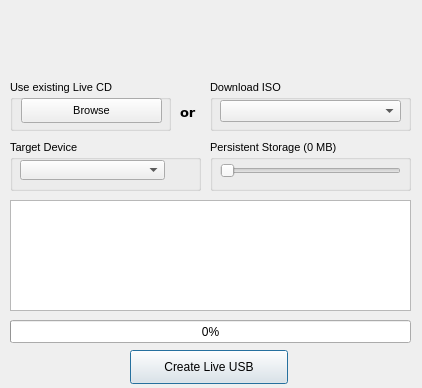
<?xml version="1.0" encoding="UTF-8"?>
<ui version="4.0">
 <class>Dialog</class>
 <widget class="QDialog" name="Dialog">
  <property name="geometry">
   <rect>
    <x>0</x>
    <y>0</y>
    <width>422</width>
    <height>388</height>
   </rect>
  </property>
  <property name="sizePolicy">
   <sizepolicy hsizetype="Fixed" vsizetype="Fixed">
    <horstretch>0</horstretch>
    <verstretch>0</verstretch>
   </sizepolicy>
  </property>
  <property name="windowTitle">
   <string>USB-Maker</string>
  </property>
  <widget class="QPushButton" name="startButton">
   <property name="enabled">
    <bool>true</bool>
   </property>
   <property name="geometry">
    <rect>
     <x>130</x>
     <y>350</y>
     <width>158</width>
     <height>34</height>
    </rect>
   </property>
   <property name="whatsThis">
    <string>This button will begin the LiveUSB creation process.  This entails optionally downloading a release (if an existing one wasn't selected),  extracting the ISO to the USB device, creating the persistent overlay, and installing the bootloader.</string>
   </property>
   <property name="text">
    <string>Create Live USB</string>
   </property>
  </widget>
  <widget class="QTextEdit" name="textEdit">
   <property name="geometry">
    <rect>
     <x>10</x>
     <y>200</y>
     <width>401</width>
     <height>111</height>
    </rect>
   </property>
   <property name="font">
    <font>
     <pointsize>8</pointsize>
    </font>
   </property>
   <property name="whatsThis">
    <string>This is the status console, where all messages get written to.</string>
   </property>
   <property name="readOnly">
    <bool>true</bool>
   </property>
  </widget>
  <widget class="QProgressBar" name="progressBar">
   <property name="geometry">
    <rect>
     <x>10</x>
     <y>320</y>
     <width>401</width>
     <height>23</height>
    </rect>
   </property>
   <property name="whatsThis">
    <string>This is the progress bar that will indicate how far along in the LiveUSB creation process you are</string>
   </property>
   <property name="value">
    <number>0</number>
   </property>
  </widget>
  <widget class="QGroupBox" name="downloadGroup">
   <property name="geometry">
    <rect>
     <x>210</x>
     <y>80</y>
     <width>201</width>
     <height>51</height>
    </rect>
   </property>
   <property name="font">
    <font>
     <pointsize>8</pointsize>
    </font>
   </property>
   <property name="whatsThis">
    <string>If you do not select an existing Live CD, the selected release will be downloaded for you.</string>
   </property>
   <property name="title">
    <string>Download ISO</string>
   </property>
   <widget class="QComboBox" name="downloadCombo">
    <property name="geometry">
     <rect>
      <x>10</x>
      <y>20</y>
      <width>181</width>
      <height>22</height>
     </rect>
    </property>
   </widget>
  </widget>
  <widget class="QLabel" name="label_2">
   <property name="geometry">
    <rect>
     <x>180</x>
     <y>100</y>
     <width>23</width>
     <height>24</height>
    </rect>
   </property>
   <property name="font">
    <font>
     <family>Verdana</family>
     <pointsize>10</pointsize>
     <weight>75</weight>
     <bold>true</bold>
    </font>
   </property>
   <property name="text">
    <string>or</string>
   </property>
  </widget>
  <widget class="QGroupBox" name="groupBox">
   <property name="geometry">
    <rect>
     <x>10</x>
     <y>80</y>
     <width>161</width>
     <height>51</height>
    </rect>
   </property>
   <property name="font">
    <font>
     <pointsize>8</pointsize>
    </font>
   </property>
   <property name="whatsThis">
    <string>This button allows you to browse for an existing Live CD ISO that you have previously downloaded.  If you do not select one, a release will be downloaded for you automatically.</string>
   </property>
   <property name="title">
    <string>Use existing Live CD</string>
   </property>
   <widget class="QPushButton" name="isoBttn">
    <property name="geometry">
     <rect>
      <x>11</x>
      <y>18</y>
      <width>141</width>
      <height>25</height>
     </rect>
    </property>
    <property name="text">
     <string>Browse</string>
    </property>
    <property name="shortcut">
     <string>Alt+B</string>
    </property>
   </widget>
  </widget>
  <widget class="QGroupBox" name="groupBox_2">
   <property name="geometry">
    <rect>
     <x>10</x>
     <y>140</y>
     <width>191</width>
     <height>51</height>
    </rect>
   </property>
   <property name="font">
    <font>
     <pointsize>8</pointsize>
    </font>
   </property>
   <property name="whatsThis">
    <string>This is the USB stick that you want to install your Live CD on.  This device must be formatted with the FAT filesystem.</string>
   </property>
   <property name="title">
    <string>Target Device</string>
   </property>
   <widget class="QComboBox" name="driveBox">
    <property name="geometry">
     <rect>
      <x>10</x>
      <y>20</y>
      <width>145</width>
      <height>20</height>
     </rect>
    </property>
    <property name="editable">
     <bool>false</bool>
    </property>
    <property name="insertPolicy">
     <enum>QComboBox::InsertAtTop</enum>
    </property>
    <property name="duplicatesEnabled">
     <bool>false</bool>
    </property>
   </widget>
   <widget class="QPushButton" name="refreshDevicesButton">
    <property name="geometry">
     <rect>
      <x>156</x>
      <y>16</y>
      <width>30</width>
      <height>26</height>
     </rect>
    </property>
    <property name="text">
     <string/>
    </property>
    <property name="icon">
     <iconset resource="resources.qrc">
      <normaloff>:/refresh.png</normaloff>:/refresh.png</iconset>
    </property>
    <property name="flat">
     <bool>true</bool>
    </property>
   </widget>
  </widget>
  <widget class="QGroupBox" name="overlayTitle">
   <property name="geometry">
    <rect>
     <x>210</x>
     <y>140</y>
     <width>201</width>
     <height>51</height>
    </rect>
   </property>
   <property name="font">
    <font>
     <pointsize>8</pointsize>
    </font>
   </property>
   <property name="whatsThis">
    <string comment="comment!">By allocating extra space on your USB stick for a persistent overlay, you will be able to store data and make permanent modifications to your live operating system.  Without it, you will not be able to save data that will persist after a reboot.</string>
   </property>
   <property name="title">
    <string>Persistent Storage (0 MB)</string>
   </property>
   <widget class="QSlider" name="overlaySlider">
    <property name="geometry">
     <rect>
      <x>10</x>
      <y>20</y>
      <width>181</width>
      <height>21</height>
     </rect>
    </property>
    <property name="maximum">
     <number>2047</number>
    </property>
    <property name="orientation">
     <enum>Qt::Horizontal</enum>
    </property>
    <property name="tickPosition">
     <enum>QSlider::NoTicks</enum>
    </property>
   </widget>
  </widget>
  <widget class="QLabel" name="label">
   <property name="geometry">
    <rect>
     <x>0</x>
     <y>0</y>
     <width>430</width>
     <height>72</height>
    </rect>
   </property>
   <property name="text">
    <string/>
   </property>
   <property name="pixmap">
    <pixmap resource="resources.qrc">:/liveusb-header.png</pixmap>
   </property>
  </widget>
 </widget>
 <resources>
  <include location="resources.qrc"/>
 </resources>
 <connections/>
</ui>
